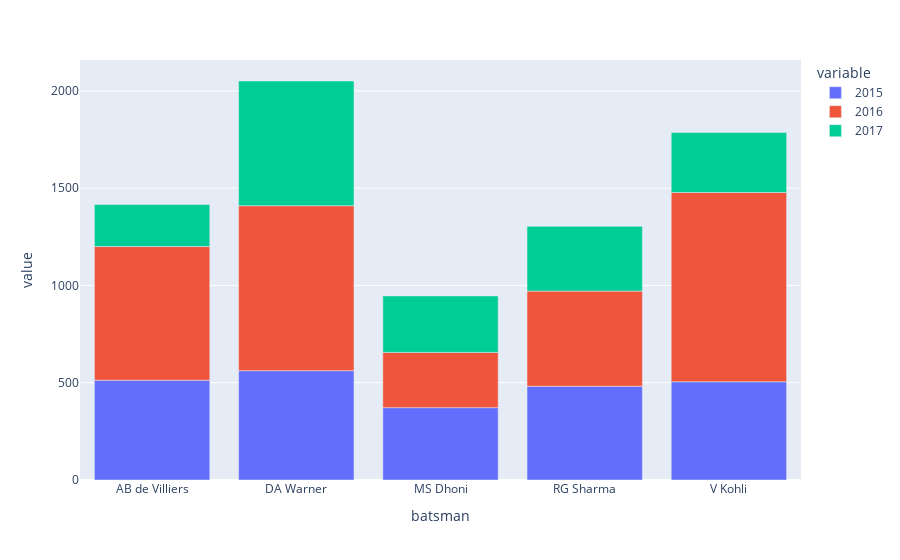

Notebook source saved alongside this figure:
### Code cell
# Wide Format
fig = px.bar(df, x = 'batsman', y = ['2015', '2016', '2017'])
fig.show()

### Figure 1 — Plotly figure (JSON) as saved in the notebook; plotly's stock layout.template omitted (floating-point values rounded to 4 significant figures)
{"data": [{"alignmentgroup": "True", "hovertemplate": "variable=2015<br>batsman=%{x}<br>value=%{y}<extra></extra>", "legendgroup": "2015", "marker": {"color": "#636efa", "pattern": {"shape": ""}}, "name": "2015", "offsetgroup": "2015", "orientation": "v", "showlegend": true, "textposition": "auto", "type": "bar", "x": ["AB de Villiers", "DA Warner", "MS Dhoni", "RG Sharma", "V Kohli"], "xaxis": "x", "y": [513, 562, 372, 482, 505], "yaxis": "y"}, {"alignmentgroup": "True", "hovertemplate": "variable=2016<br>batsman=%{x}<br>value=%{y}<extra></extra>", "legendgroup": "2016", "marker": {"color": "#EF553B", "pattern": {"shape": ""}}, "name": "2016", "offsetgroup": "2016", "orientation": "v", "showlegend": true, "textposition": "auto", "type": "bar", "x": ["AB de Villiers", "DA Warner", "MS Dhoni", "RG Sharma", "V Kohli"], "xaxis": "x", "y": [687, 848, 284, 489, 973], "yaxis": "y"}, {"alignmentgroup": "True", "hovertemplate": "variable=2017<br>batsman=%{x}<br>value=%{y}<extra></extra>", "legendgroup": "2017", "marker": {"color": "#00cc96", "pattern": {"shape": ""}}, "name": "2017", "offsetgroup": "2017", "orientation": "v", "showlegend": true, "textposition": "auto", "type": "bar", "x": ["AB de Villiers", "DA Warner", "MS Dhoni", "RG Sharma", "V Kohli"], "xaxis": "x", "y": [216, 641, 290, 333, 308], "yaxis": "y"}], "layout": {"barmode": "relative", "legend": {"title": {"text": "variable"}, "tracegroupgap": 0}, "margin": {"t": 60}, "xaxis": {"anchor": "y", "domain": [0, 1], "title": {"text": "batsman"}}, "yaxis": {"anchor": "x", "domain": [0, 1], "title": {"text": "value"}}}}
